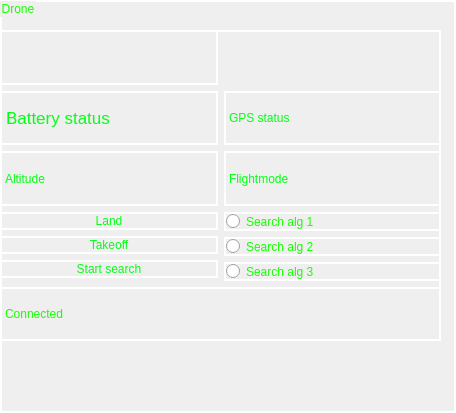
<?xml version="1.0" encoding="UTF-8"?>
<ui version="4.0">
 <class>GroupBox</class>
 <widget class="QGroupBox" name="GroupBox">
  <property name="geometry">
   <rect>
    <x>0</x>
    <y>0</y>
    <width>456</width>
    <height>413</height>
   </rect>
  </property>
  <property name="windowTitle">
   <string>GroupBox</string>
  </property>
  <property name="styleSheet">
   <string notr="true">font: 13pt &quot;Arial&quot;;color:rgb(22, 255, 0);border: 2px solid white;</string>
  </property>
  <property name="title">
   <string>Drone</string>
  </property>
  <widget class="QWidget" name="gridLayoutWidget">
   <property name="geometry">
    <rect>
     <x>0</x>
     <y>30</y>
     <width>441</width>
     <height>311</height>
    </rect>
   </property>
   <layout class="QGridLayout" name="gridLayout">
    <item row="0" column="0">
     <widget class="QLabel" name="label">
      <property name="autoFillBackground">
       <bool>false</bool>
      </property>
      <property name="styleSheet">
       <string notr="true">font: 13pt &quot;Arial&quot;;color:(0, 255, 2)</string>
      </property>
      <property name="text">
       <string/>
      </property>
      <property name="pixmap">
       <pixmap>pixel_quadcopter_top_left_100.png</pixmap>
      </property>
     </widget>
    </item>
    <item row="4" column="1">
     <widget class="QLabel" name="label_5">
      <property name="autoFillBackground">
       <bool>false</bool>
      </property>
      <property name="styleSheet">
       <string notr="true">font: 13pt &quot;Arial&quot;;color: rgb(3, 255, 21)</string>
      </property>
      <property name="text">
       <string>Flightmode</string>
      </property>
     </widget>
    </item>
    <item row="2" column="0">
     <widget class="QLabel" name="label_3">
      <property name="font">
       <font>
        <family>Arial</family>
        <pointsize>13</pointsize>
        <italic>false</italic>
        <bold>false</bold>
       </font>
      </property>
      <property name="autoFillBackground">
       <bool>false</bool>
      </property>
      <property name="styleSheet">
       <string notr="true">font: 13pt &quot;Arial&quot;;color: rgb(3, 255, 21)</string>
      </property>
      <property name="text">
       <string>Battery status</string>
      </property>
     </widget>
    </item>
    <item row="6" column="0" colspan="2">
     <widget class="QLabel" name="label_6">
      <property name="text">
       <string>Connected </string>
      </property>
     </widget>
    </item>
    <item row="5" column="0">
     <layout class="QVBoxLayout" name="verticalLayout">
      <item>
       <widget class="QPushButton" name="pushButton_2">
        <property name="styleSheet">
         <string notr="true">font: 13pt &quot;Arial&quot;;color: rgb(3, 255, 21)</string>
        </property>
        <property name="text">
         <string>Land</string>
        </property>
       </widget>
      </item>
      <item>
       <widget class="QPushButton" name="pushButton_3">
        <property name="styleSheet">
         <string notr="true">font: 13pt &quot;Arial&quot;;color: rgb(3, 255, 21)</string>
        </property>
        <property name="text">
         <string>Takeoff</string>
        </property>
       </widget>
      </item>
      <item>
       <widget class="QPushButton" name="pushButton">
        <property name="styleSheet">
         <string notr="true">font: 13pt &quot;Arial&quot;;color: rgb(3, 255, 21)</string>
        </property>
        <property name="text">
         <string>Start search</string>
        </property>
       </widget>
      </item>
     </layout>
    </item>
    <item row="2" column="1">
     <widget class="QLabel" name="label_4">
      <property name="autoFillBackground">
       <bool>false</bool>
      </property>
      <property name="styleSheet">
       <string notr="true">font: 13pt &quot;Arial&quot;;color: rgb(3, 255, 21)</string>
      </property>
      <property name="text">
       <string>&lt;html&gt;&lt;head/&gt;&lt;body&gt;&lt;p&gt;GPS status&lt;/p&gt;&lt;/body&gt;&lt;/html&gt;</string>
      </property>
     </widget>
    </item>
    <item row="4" column="0">
     <widget class="QLabel" name="label_2">
      <property name="autoFillBackground">
       <bool>false</bool>
      </property>
      <property name="styleSheet">
       <string notr="true">font: 13pt &quot;Arial&quot;;color: rgb(3, 255, 21)</string>
      </property>
      <property name="text">
       <string>Altitude</string>
      </property>
     </widget>
    </item>
    <item row="5" column="1">
     <layout class="QVBoxLayout" name="verticalLayout_2">
      <item>
       <widget class="QRadioButton" name="radioButton">
        <property name="text">
         <string>Search alg 1</string>
        </property>
       </widget>
      </item>
      <item>
       <widget class="QRadioButton" name="radioButton_3">
        <property name="text">
         <string>Search alg 2</string>
        </property>
       </widget>
      </item>
      <item>
       <widget class="QRadioButton" name="radioButton_2">
        <property name="text">
         <string>Search alg 3</string>
        </property>
       </widget>
      </item>
     </layout>
    </item>
   </layout>
  </widget>
 </widget>
 <resources/>
 <connections/>
</ui>
